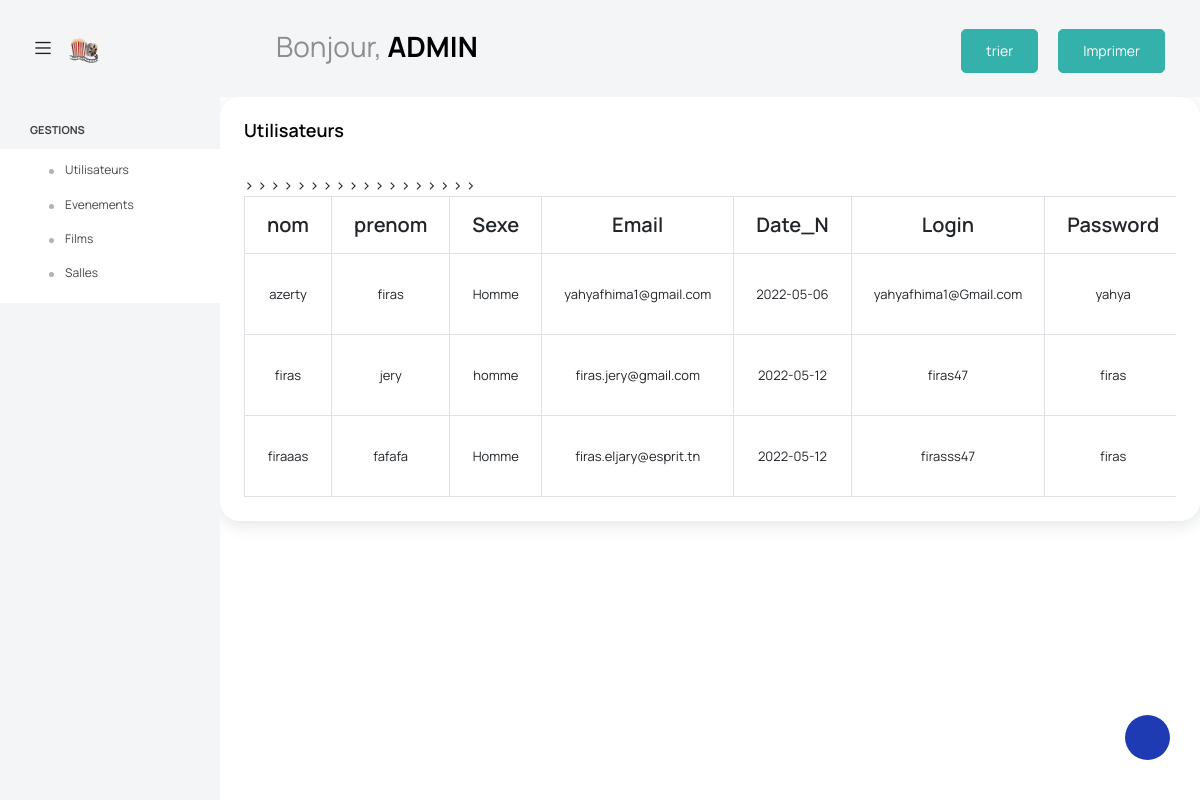
The app's page /Views/Back/afficher.php with its own data.
### tables this page shows
CREATE TABLE `userc` (
  `id` int(11) NOT NULL,
  `nom` varchar(20) NOT NULL,
  `prenom` varchar(20) NOT NULL,
  `sexe` varchar(7) NOT NULL,
  `email` varchar(30) NOT NULL,
  `login` varchar(30) NOT NULL,
  `date_n` date NOT NULL DEFAULT current_timestamp(),
  `password` varchar(30) NOT NULL,
  `role` varchar(5) NOT NULL
);

### Controller/userCont.php (called while the page is built, shortened)
<?php
    function afficherclients(){
        $sql="SELECT * FROM userc";
        $db = config::getConnexion();
        try{
            $liste = $db->query($sql);
            return $liste;
        }
        catch (Exception $e){
            die('Erreur: '.$e->getMessage());
        }
    }
  ?>

### Views/Back/afficher.php (the view, shortened to what this page needs)
<!DOCTYPE html>
<html lang="en">
<?php
include 'head.php'
?>
<body>
  <div class="container-scroller">
    <nav class="navbar default-layout col-lg-12 col-12 p-0 fixed-top d-flex align-items-top flex-row">
      <div class="text-center navbar-brand-wrapper d-flex align-items-center justify-content-start">
        <div class="me-3">
          <button class="navbar-toggler navbar-toggler align-self-center" type="button" data-bs-toggle="minimize">
            <span class="icon-menu"></span>
          </button>
        </div>
        <div>
          <a class="navbar-brand brand-logo" href="../front/registre.php">
            <img src="images/logo.jpg" alt="logo" />
          </a>
        </div>
      </div>
      <div class="navbar-menu-wrapper d-flex align-items-top">
        <ul class="navbar-nav">
          <li class="nav-item font-weight-semibold d-none d-lg-block ms-0">
            <h1 class="welcome-text">Bonjour, <span class="text-black fw-bold">ADMIN</span></h1>
          </li>
        </ul>
        <ul class="navbar-nav ms-auto">
          <li class="nav-item dropdown d-none d-lg-block">
                                       <form method="POST" action="trieruser.php">
                                                  <input type="submit" name="trier" value="trier" class="btn btn-success">
                                       </form>
          </li>
          <li class="nav-item">
          <button type="submit" class="btn btn-success" onClick="window.print()">Imprimer</button>
          </li>
      </div>
    </nav>
    <div class="container-fluid page-body-wrapper">
      <div class="theme-setting-wrapper">
        <div id="settings-trigger"><i class="ti-settings"></i></div>
      </div>
     <?php
     include 'side-bar.php'
     ?>
      <div class="main-panel">
                  <div class="col-lg-12 grid-margin stretch-card">
              <div class="card">
                <div class="card-body">
                  <h4 class="card-title">Utilisateurs</h4>
                  <div class="table-responsive pt-3">
                    <table class="table table-bordered"  >
                      <thead>
                        <tr>
                        <th   style="text-align: center; width: 250px; font-size: 20px ">nom</th>
                        <th   style="text-align: center; width: 250px; font-size: 20px ">prenom</th>
        <th   style="text-align: center; width: 250px; font-size: 20px ">Sexe</th>
        <th   style="text-align: center; width: 250px; font-size: 20px ">Email</th>
        <th   style="text-align: center; width: 250px; font-size: 20px ">Date_N</th>
        <th   style="text-align: center; width: 250px; font-size: 20px ">Login</th>
        <th   style="text-align: center; width: 250px; font-size: 20px ">Password</th>
                        </tr>
                      </thead>
                      <?PHP
                      require_once '../../controller/userCont.php';
                    $list=afficherclients();
                       foreach($list as $userc)
                        {
                         ?>
                      <tbody>
                        <tr>
                        <td align="center" ><?PHP echo $userc['nom']; ?></td>
                         <td align="center"><?PHP echo $userc['prenom']; ?></td>>
                     <td align="center"><?PHP echo $userc['sexe']; ?></td>>
          <td align="center"><?PHP echo $userc['email']; ?></td>>
          <td align="center"><?PHP echo $userc['date_n']; ?></td>>
          <td align="center"><?PHP echo $userc['login']; ?></td>>
          <td align="center"><?PHP echo $userc['password']; ?></td>>
                        </tr>
                      </tbody>
                      <?PHP
        }
      ?>
                    </table>
                  </div>
                </div>
              </div>
            </div>
      </div>
    </div>
  </div>
</body>
</html>

### records on screen
userc: nom "azerty", prenom "firas", sexe "Homme", email "yahyafhima1@gmail.com", date_n "2022-05-06", login "yahyafhima1@Gmail.com", password "yahya"
userc: nom "firas", prenom "jery", sexe "homme", email "firas.jery@gmail.com", date_n "2022-05-12", login "firas47", password "firas"
userc: nom "firaaas", prenom "fafafa", sexe "Homme", email "firas.eljary@esprit.tn", date_n "2022-05-12", login "firasss47", password "firas"
